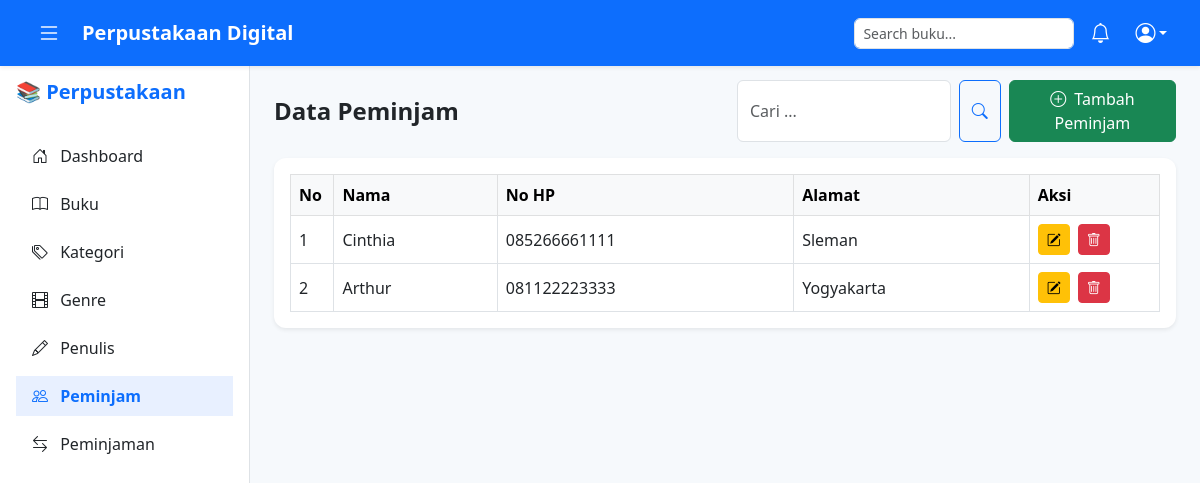
Screenshot of /pages/peminjam.php (signed in) with the database file from the repository.
### tables this page shows
CREATE TABLE `tb_peminjam` (
  `id_peminjam` int(11) NOT NULL,
  `nama_peminjam` varchar(100) NOT NULL,
  `no_hp` varchar(20) DEFAULT NULL,
  `alamat` text DEFAULT NULL
);

### pages/peminjam.php (the view, shortened to what this page needs)
<?php
include '../config/koneksi.php';
include '../componen/header.php';
include '../componen/sidebar.php';
$judul = "Peminjam";
$judul_singkat = "Peminjam";
$tambah_link = "tambah_peminjam.php";
$cari = $_GET['cari'] ?? '';
$data = mysqli_query($conn, "
    SELECT * FROM tb_peminjam
    WHERE nama_peminjam LIKE '%$cari%' OR no_hp LIKE '%$cari%' OR alamat LIKE '%$cari%'
    ORDER BY id_peminjam DESC
");
?>
<main class="main-content" style="margin-left: 250px; padding-top: 80px; background-color: #f6f9fc;">
    <div class="container-fluid px-4">
        <?php $cari = $_GET['cari'] ?? ''; ?>
        <div class="row align-items-center mb-3">
            <div class="col-md-6">
                <h4 class="fw-bold mb-0">Data <?= $judul ?? 'Data' ?></h4>
            </div>
            <div class="col-md-6 d-flex justify-content-end gap-2">
                <form method="GET" class="d-flex" role="search">
                    <input type="text" name="cari" class="form-control me-2" placeholder="Cari ..." value="<?= htmlspecialchars($cari); ?>">
                    <button class="btn btn-outline-primary" type="submit">
                        <i class="bi bi-search"></i>
                    </button>
                </form>
                <a href="<?= $tambah_link ?>" class="btn btn-success">
                    <i class="bi bi-plus-circle me-1"></i> Tambah <?= $judul_singkat ?? 'Data' ?>
                </a>
            </div>
        </div>
        <div class="card border-0 shadow-sm">
            <div class="card-body table-responsive">
                <table class="table table-bordered table-hover align-middle mb-0">
                    <thead class="table-light">
                        <tr>
                            <th style="width: 5%;">No</th>
                            <th>Nama</th>
                            <th>No HP</th>
                            <th>Alamat</th>
                            <th style="width: 15%;">Aksi</th>
                        </tr>
                    </thead>
                    <tbody>
                        <?php $no = 1;
                        while ($d = mysqli_fetch_array($data)) { ?>
                            <tr>
                                <td><?= $no++; ?></td>
                                <td><?= htmlspecialchars($d['nama_peminjam']); ?></td>
                                <td><?= htmlspecialchars($d['no_hp']); ?></td>
                                <td><?= htmlspecialchars($d['alamat']); ?></td>
                                <td>
                                    <a href="edit_peminjam.php?id=<?= $d['id_peminjam']; ?>" class="btn btn-sm btn-warning me-1">
                                        <i class="bi bi-pencil-square"></i>
                                    </a>
                                    <a href="../proses/peminjam_proses.php?hapus&id=<?= $d['id_peminjam']; ?>" class="btn btn-sm btn-danger" onclick="return confirm('Yakin ingin menghapus?')">
                                        <i class="bi bi-trash"></i>
                                    </a>
                                </td>
                            </tr>
                        <?php } ?>
                    </tbody>
                </table>
            </div>
        </div>
    </div>
</main>
<?php include '../componen/footer.php'; ?>

### assets/css/style.css (style rules this page uses)
body { background-color: #f6f9fc; font-family: "Segoe UI", sans-serif; overflow-x: hidden; }
.card { border-radius: 12px; }
.table th, .table td { vertical-align: middle; }

### rows the page displays
tb_peminjam: nama_peminjam "Cinthia", no_hp "085266661111", alamat "Sleman"
tb_peminjam: nama_peminjam "Arthur", no_hp "081122223333", alamat "Yogyakarta"

### other values shown
$judul "Peminjam"
$judul_singkat "Peminjam"
